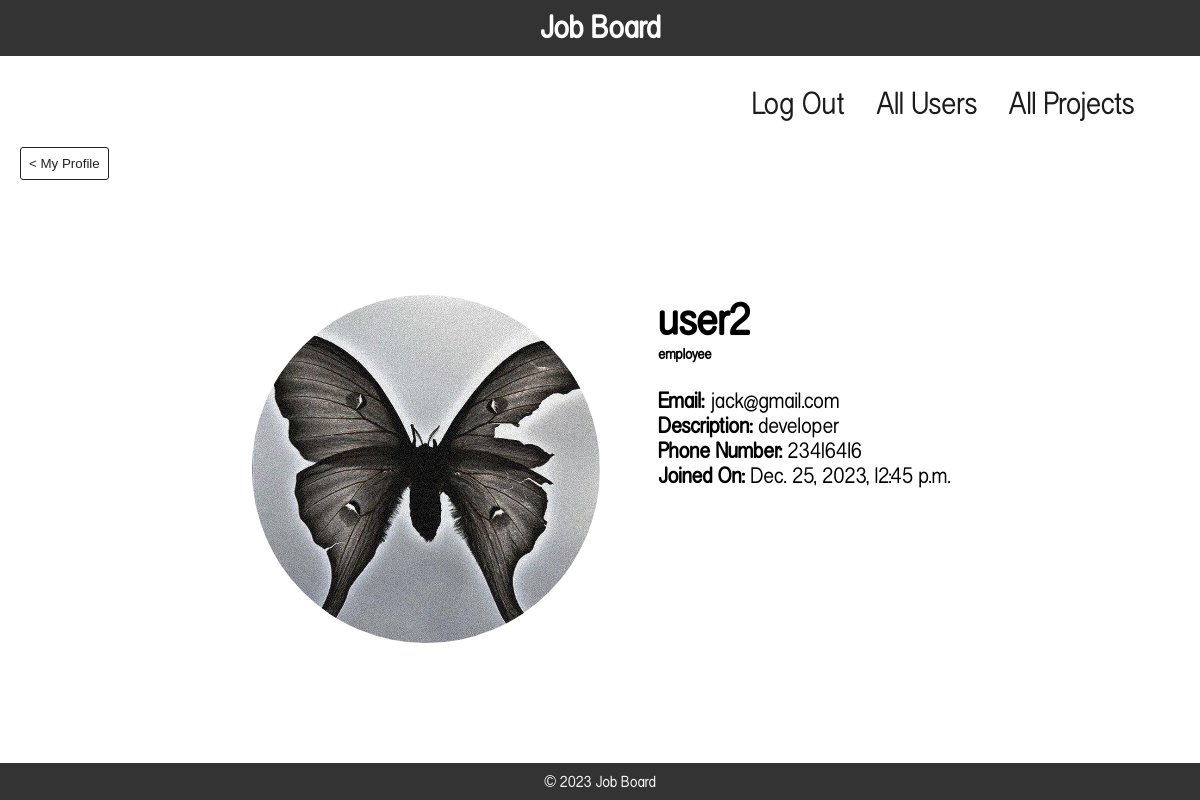
Screenshot of /user_profile/user2/ with the database file from the repository.
### jobBoard/models.py (models this page shows)
class UserProfile(models.Model):
    user = models.OneToOneField(User, on_delete=models.CASCADE)
    is_employer = models.BooleanField(default=False)
    phone_number = models.CharField(max_length=15, blank=True)
    country = models.CharField(max_length=50, blank=True)
    linkedin_account = models.URLField(blank=True)
    profile_picture = models.ImageField(upload_to='profile_pics/', blank=True)
    description = models.TextField()
    education = models.CharField(max_length=100, blank=True)
    current_job = models.CharField(max_length=100, blank=True)
    previous_jobs_experience = models.TextField(blank=True)
    skills = models.ManyToManyField('Skill', blank=True)
    join_date = models.DateTimeField(auto_now_add=True)

### jobBoard/views.py (the view)
# urls.py: path('user_profile/<str:username>/', user_profile, name='user_profile'),
def user_profile(request, username):
    user = get_object_or_404(User, username=username)
    user_profile = get_object_or_404(UserProfile, user=user)
    user_skills = user_profile.skills.all()
    return render(request, 'jobBoard/user_profile.html', {'user_profile': user_profile, 'user_skills': user_skills})

### jobBoard/templates/jobBoard/user_profile.html (shortened to what this page needs)
{% extends 'base.html' %}
{% load static %}
{% block content %}
    <nav>
        <ul>
            <li><a href="{% url 'logout' %}">Log Out</a></li>
            <li><a href="{% url 'all_profiles' %}">All Users</a></li>
            {% if user_profile.is_employer %}
                <li><a href="#">New Project</a></li>
            {% else %}
                <li><a href="{% url 'all_profiles' %}">All Projects</a></li>
            {% endif %}
        </ul>
    </nav>
    {% if user_profile.user != request.user %}
        <button type="button" class="back-to-profile-btn"><a
                href="{% url 'user_profile' username=request.user.username %}">< My Profile</a></button>
    {% endif %}
    <div class="profile-info">
        <div class="profile_pic_container">
            {% if user_profile.profile_picture %}
                <img class="profile_pic" src="{{ user_profile.profile_picture.url }}">
            {% else %}
                <img class="profile_pic" src="../../../media/full-m2i8A0d3b1N4i8A0.png">
            {% endif %}
        </div>
        <div class="profile_details">
            <h1>{{ user_profile.user.username }}</h1>
            {% if user_profile.is_employer %}
                <h6>employer</h6>
            {% else %}
                <h6>employee</h6>
            {% endif %}
            <br>
            <p><b>Email:</b> {{ user_profile.user.email }}</p>
            <p><b>Description:</b> {{ user_profile.description }}</p>
            {% if user_profile.phone_number %}
                <p><b>Phone Number:</b> {{ user_profile.phone_number }}</p>
            {% endif %}
            {% if user_profile.join_date %}
                <p><b>Joined On:</b> {{ user_profile.join_date }}</p>
            {% endif %}
        </div>
    </div>
{% endblock %}

### jobBoard/static/css/styles.css (style rules this page uses)
* { margin: 0; padding: 0; box-sizing: border-box; }
body { font-family: acid ,Arial, sans-serif; display: flex; flex-direction: column; min-height: 100vh; }
a { text-decoration: none; color: white; }
ul { list-style-type: none; }
nav ul { display: flex; justify-content: right; padding: 10px 30px; font-size: 2rem; }
nav ul li a { color: #1c1c1c; }
nav ul li { padding: 0 15px; }
.profile-info { display: flex; margin: 100px auto; }
.profile_pic_container { display: flex; justify-content: flex-end; width: 50%; }
.profile_pic { width: 60%; border-radius: 100%; }
.profile_details { width: 40%; font-size: 1.4rem; margin-left: 5%; }
.back-to-profile-btn { margin: 15px 0; padding: 8px; border-radius: 3px; border: 0.3px solid rgba(0, 0, 0, 0.87); background-color: transparent; }
.back-to-profile-btn a { color: rgba(0, 0, 0, 0.87); }

### rows the page displays
UserProfile: profile_picture (picture), user.username "user2", user.email "jack@gmail.com", description "developer", phone_number "23416416", join_date "Dec. 25, 2023, 12:45 p.m."
